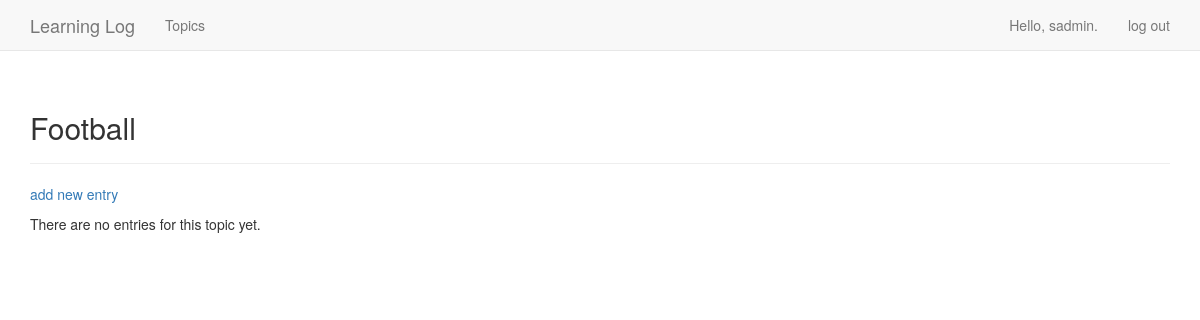
Before: /topics/5/ (signed in) with the older database file.
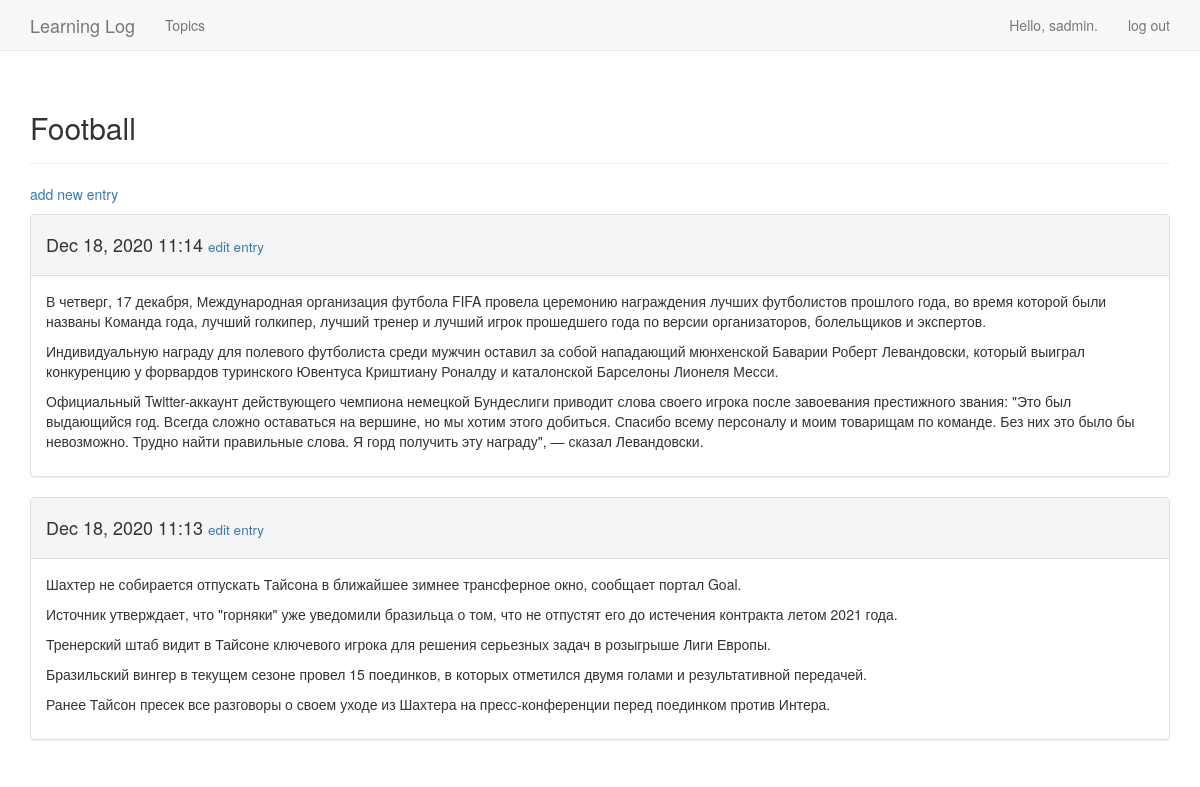
After: the same page with the newer database file.
### learning_logs/models.py (models this page shows, shortened)
class Topic(models.Model):
    text = models.CharField(max_length=200)
    date_added = models.DateTimeField(auto_now_add=True)
    owner = models.ForeignKey(User, on_delete=models.CASCADE)
    def __str__(self):
        return self.text

class Entry(models.Model):
    topic = models.ForeignKey(Topic, on_delete=models.CASCADE)
    text = models.TextField()
    date_added = models.DateTimeField(auto_now_add=True)
    class Meta:
        verbose_name_plural = 'entries'

### learning_logs/views.py (the view)
# urls.py: url(r'^topics/(?P<topic_id>\d+)/$', views.topic, name='topic'),
@login_required
def topic(request, topic_id):
    topic = Topic.objects.get(id=topic_id)
    if topic.owner != request.user:
        raise Http404
    entries = topic.entry_set.order_by('-date_added')
    context = {'topic': topic, 'entries': entries}
    return render(request, 'learning_logs/topic.html', context)

### learning_logs/templates/learning_logs/topic.html
{% extends 'learning_logs/base.html' %}
{% block header %}
 <h2>{{ topic }}</h2>
{% endblock header %}
{% block content %}
<p>
 <a href="{% url 'learning_logs:new_entry' topic.id %}">add new entry</a>
 </p>
    {% for entry in entries %}
    <div class="panel panel-default">
        <div class="panel-heading">
            <h4>
 {{ entry.date_added|date:'M d, Y H:i' }}
                <small>
 <a href="{% url 'learning_logs:edit_entry' entry.id %}">
 edit entry</a>
                    </small>
 </h4>
 </div>
        <div class="panel-body">
 {{ entry.text|linebreaks }}
 </div>
 </div>
     {% empty %}
    There are no entries for this topic yet.
 {% endfor %}
{% endblock content %}

### learning_logs/templates/learning_logs/base.html (shortened to what this page needs)
 {% load bootstrap3 %}
 <html lang="en">
  <head>
	  {% bootstrap_css %}
 </head>
  <body>
 <nav class="navbar navbar-default navbar-static-top">
 <div class="container">
	 <div class="navbar-header">
<a class="navbar-brand" href="{% url 'learning_logs:index' %}">
 Learning Log</a>
 </div>
<div id="navbar" class="navbar-collapse collapse">
	<ul class="nav navbar-nav">
		<li><a href="{% url 'learning_logs:topics' %}">Topics</a></li>
 </ul>
	<ul class="nav navbar-nav navbar-right">
		{% if user.is_authenticated %}
 <li><a>Hello, {{ user.username }}.</a></li>
 <li><a href="{% url 'users:logout' %}">log out</a></li>
 {% else %}
 <li><a href="{% url 'users:register' %}">register</a></li>
 <li><a href="{% url 'users:login' %}">log in</a></li>
 {% endif %}
		</ul>
 </div>
 </div>
 </nav>
<div class="container">
 <div class="page-header">
	 {% block header %}{% endblock header %}
 </div>
 <div>
	 {% block content %}{% endblock content %}
 </div>
	</div>
 </body>
</html>

Changed rows visible on the page:
added Entry: date_added "Dec 18, 2020 11:14", text "В четверг, 17 декабря, Международная организация футбола FIFA провела церемонию награждения лучших футболистов прошлого года, во время которой были названы Команда года, лучший голкипер, лучший тренер и лучший игрок прошедшего года по версии организаторов, болельщиков и экспертов. Индивидуальную награду для полевого футболиста среди мужчин оставил за собой нападающий мюнхенской Баварии Роберт Левандовски, который выиграл конкуренцию у форвардов туринского Ювентуса Криштиану Роналду и каталонской Барселоны Лионеля Месси. Официальный Twitter-аккаунт действующего чемпиона немецкой Бундеслиги приводит слова своего игрока после завоевания престижного звания: \"Это был выдающийся год. Всегда…"
added Entry: date_added "Dec 18, 2020 11:13", text "Шахтер не собирается отпускать Тайсона в ближайшее зимнее трансферное окно, сообщает портал Goal. Источник утверждает, что \"горняки\" уже уведомили бразильца о том, что не отпустят его до истечения контракта летом 2021 года. Тренерский штаб видит в Тайсоне ключевого игрока для решения серьезных задач в розыгрыше Лиги Европы. Бразильский вингер в текущем сезоне провел 15 поединков, в которых отметился двумя голами и результативной передачей. Ранее Тайсон пресек все разговоры о своем уходе из Шахтера на пресс-конференции перед поединком против Интера."
Other visible differences:
text no longer shown: "There are no entries for this topic yet."
